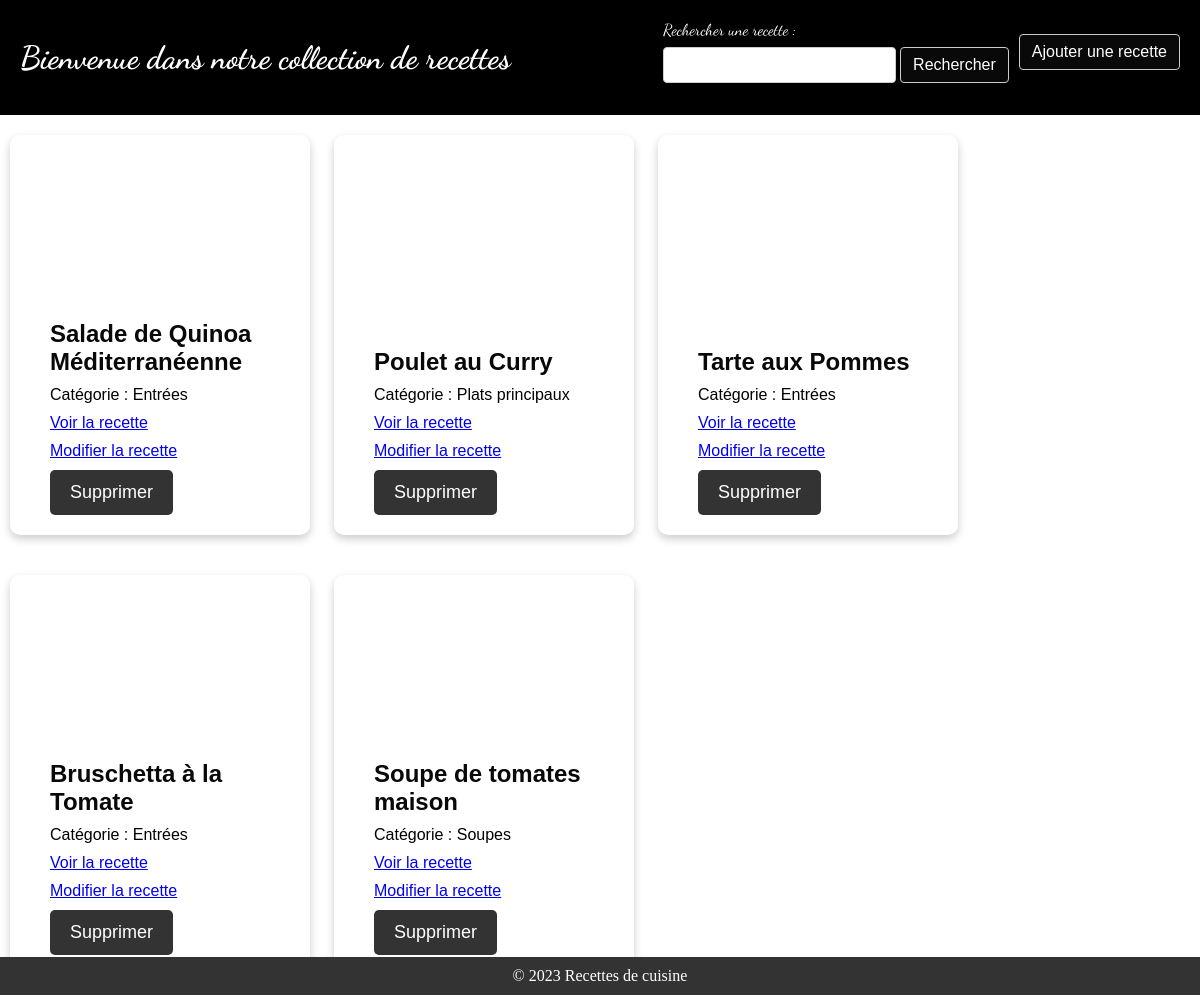
The page / on the database its author committed.
### tables this page shows
CREATE TABLE `recettes` (
  `id` int(11) NOT NULL AUTO_INCREMENT,
  `nom` varchar(255) NOT NULL,
  `image` varchar(255) DEFAULT NULL,
  `difficulte` varchar(255) DEFAULT NULL,
  `temps_preparation` int(11) DEFAULT NULL,
  `ustensiles` varchar(255) DEFAULT NULL,
  `etapes_recette` text DEFAULT NULL,
  `id_categorie` int(11) DEFAULT NULL,
  `id_ingredient` int(11) DEFAULT NULL,
  PRIMARY KEY (`id`),
  KEY `id_categorie` (`id_categorie`),
  KEY `id_ingredient` (`id_ingredient`),
  CONSTRAINT `recettes_ibfk_1` FOREIGN KEY (`id_categorie`) REFERENCES `categories` (`id`),
  CONSTRAINT `recettes_ibfk_2` FOREIGN KEY (`id_ingredient`) REFERENCES `ingredients` (`id`)
);

CREATE TABLE `categories` (
  `id` int(11) NOT NULL AUTO_INCREMENT,
  `nom` varchar(255) NOT NULL,
  PRIMARY KEY (`id`)
);

### src/index.php (the view, shortened to what this page needs)
<!DOCTYPE html>
<html lang="fr">
<head>
    <link rel="stylesheet" href="index.css">
</head>
<body>
<header>
    <h1>Bienvenue dans notre collection de recettes</h1>
    <div class="header-right">
        <form action="recherche.php" method="get">
            <label for="search">Rechercher une recette : </label>
            <input type="text" id="search" name="search">
            <input type="submit" value="Rechercher">
        </form>
        <div class="button-wrapper">
            <a href="ajout.php">
                <button>Ajouter une recette</button>
            </a>
        </div>
    </div>
</header>
<main>
    <?php
    $servername = "localhost";
    $username = "root";
    $password = "Khaled";
    $dbname = "cuisine";
    $conn = new mysqli($servername, $username, $password, $dbname);
    $query = "SELECT recettes.id AS recette_id, recettes.nom AS recette_nom, categories.nom AS categorie_nom, recettes.image AS image_url
    FROM recettes
    INNER JOIN categories ON recettes.id_categorie = categories.id";
    $result = $conn->query($query);
    if ($result->num_rows > 0) {
        while ($row = $result->fetch_assoc()) {
            $recetteId = $row["recette_id"];
            $nomRecette = $row["recette_nom"];
            $categorieNom = $row["categorie_nom"];
            $imageUrl = $row["image_url"];
            if (isset($imageUrl)) {
                echo '<section class="recette" style="background-image: url(\'' . $imageUrl . '\');">';
            } else {
                echo '<section class="recette">';
            }
    ?>
                <div class="content">
                    <h2><?= $nomRecette ?></h2>
                    <p>Catégorie : <?= $categorieNom ?></p>
                    <p>
                        <a href="afficherRecette.php?recette_id=<?= $recetteId ?>">Voir la recette</a>
                    </p>
                    <p>
                        <a href="modif.php?id=<?= $recetteId ?>">Modifier la recette</a>
                    </p>
                    <form method="post" action="index.php">
                        <button type="submit" name="delete_recette">Supprimer</button>
                    </form>
                </div>
            </section>
    <?php
        }
    } else {
        echo "Aucune recette trouvée.";
    }
    ?>
</main>
<footer>
    <p>&copy; <?= date("Y"); ?> Recettes de cuisine</p>
</footer>
</body>
</html>

### src/index.css (style rules this page uses)
* { box-sizing: border-box; padding: 0; margin: 0; }
body, h1, h2, p, ul, li { margin: 0; padding: 0; }
header { display: flex; justify-content: space-between; align-items: center; background-color: #000; padding: 20px; position: relative; background-size: cover; background-position: center center; background-repeat: no-repeat; background-attachment: fixed; font-family: 'Bebas Neue', sans-serif; font-family: 'PT Serif', serif; font-family: 'Dancing Script', 'cursive'; }
h1 { margin: 0; color: #fff; }
.header-right { display: flex; align-items: center; }
.button-wrapper { margin-left: 10px; }
label { display: block; margin-bottom: 8px; color: #ffffff; font-size: 16px; }
input[type="text"], input[type="number"], input[type="submit"], .button-wrapper button { padding: 8px 12px; border: 1px solid #ccc; border-radius: 4px; font-size: 16px; margin-bottom: 12px; }
input[type="submit"], .button-wrapper button { background-color: #090909; color: white; cursor: pointer; transition: background-color 0.3s ease; }
.recette { border: none; border-radius: 10px; background-color: #ffffff; padding: 20px; margin: 20px 10px; display: inline-block; box-sizing: border-box; vertical-align: top; box-shadow: 0 4px 8px 0 rgba(0, 0, 0, 0.2); width: 300px; height: 400px; position: relative; background-size: cover; }
.recette h2 { color: #090909; font-size: 24px; margin-bottom: 10px; }
.recette p { color: #000000; font-size: 16px; margin-bottom: 10px; }
.recette button { background-color: #333; color: white; padding: 5px 10px; border: none; border-radius: 5px; cursor: pointer; font-size: 14px; }
.content { font-family: 'Hanken Grotesk', sans-serif; position: absolute; bottom: 20px; padding: 0 20px; box-sizing: border-box; background-color: rgba(255, 255, 255, 0.1); color: black; }
footer { background-color: #333; color: #fff; text-align: center; padding: 10px 0; position: fixed; bottom: 0; width: 100%; }
button[type="submit"][name="delete_recette"] { padding: 12px 20px; font-size: 18px; }

### rows shown on the page
recettes: nom "Salade de Quinoa Méditerranéenne", id_categorie.nom "Entrées"
recettes: nom "Poulet au Curry", id_categorie.nom "Plats principaux"
recettes: nom "Tarte aux Pommes", id_categorie.nom "Entrées"
recettes: nom "Bruschetta à la Tomate", id_categorie.nom "Entrées"
recettes: nom "Soupe de tomates maison", id_categorie.nom "Soupes"
